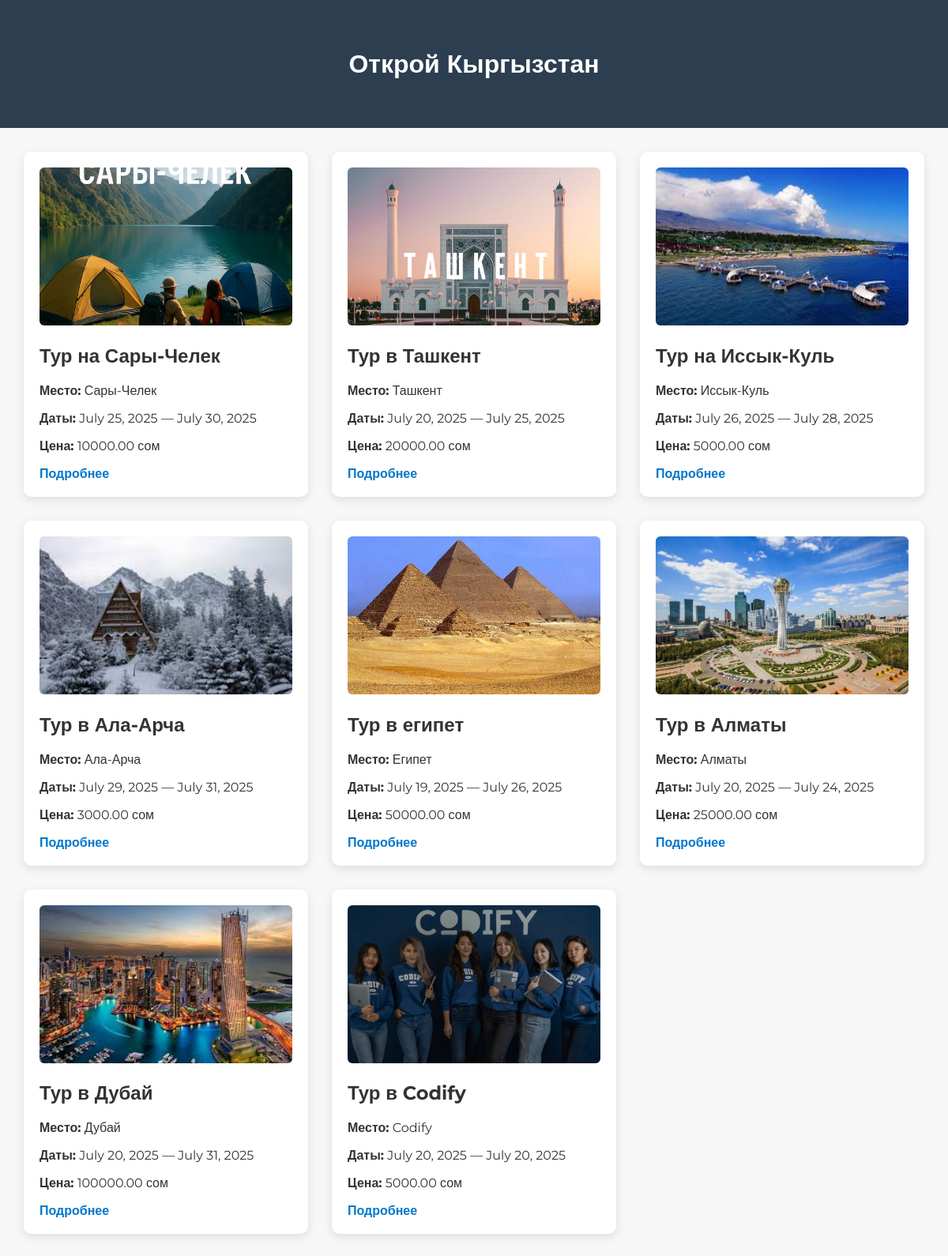
The page / on the database its author committed.
### tourism/models.py (models this page shows, shortened)
class Tour(models.Model):
    title = models.CharField(max_length=200)
    description = models.TextField()
    location = models.CharField(max_length=100)
    start_date = models.DateField()
    end_date = models.DateField()
    price = models.DecimalField(max_digits=8, decimal_places=2)
    image = models.ImageField(upload_to='tours/, blank=True')

### tourism/views.py (the view)
# urls.py: path('', views.home, name='home'),
def home(request):
    tours = Tour.objects.all()
    return render(request, 'tourism/home.html', {'tours': tours})

### base/templates/tourism/home.html (shortened to what this page needs)
{% load static %}
<!DOCTYPE html>
<html lang="ru">
<head>
  <link rel="stylesheet" href="{% static 'css/style.css' %}">
</head>
<body>
<header>
  <h1>Открой Кыргызстан</h1>
</header>
<main>
  <section class="tour-list">
    {% for tour in tours %}
    <div class="tour-card">
      {% if tour.image %}
      <img src="{{ tour.image.url }}" alt="{{ tour.title }}">
      {% endif %}
      <h2>{{ tour.title }}</h2>
      <p><strong>Место:</strong> {{ tour.location }}</p>
      <p><strong>Даты:</strong> {{ tour.start_date }} — {{ tour.end_date }}</p>
      <p><strong>Цена:</strong> {{ tour.price }} сом</p>
      <a href="{% url 'tour_detail' tour.pk %}">Подробнее</a>
    </div>
    {% endfor %}
  </section>
</main>
</body>
</html>

### base/static/css/style.css (style rules this page uses)
body { font-family: 'Montserrat', sans-serif; background-color: #f7f7f7; color: #333; margin: 0; }
header { background-color: #2c3e50; color: #fff; padding: 40px; text-align: center; }
main { padding: 30px; }
.tour-list { display: grid; grid-template-columns: repeat(auto-fit, minmax(300px, 1fr)); gap: 30px; }
.tour-card { background-color: white; border-radius: 10px; box-shadow: 0 4px 12px rgba(0,0,0,0.1); padding: 20px; overflow: hidden; }
.tour-card img { width: 100%; height: 200px; object-fit: cover; border-radius: 6px; }
a { color: #0077cc; font-weight: bold; text-decoration: none; }

### rows shown on the page
Tour: image (picture), title "Тур на Сары-Челек", location "Сары-Челек", start_date "July 25, 2025", end_date "July 30, 2025", price "10000.00"
Tour: image (picture), title "Тур в Ташкент", location "Ташкент", start_date "July 20, 2025", end_date "July 25, 2025", price "20000.00"
Tour: image (picture), title "Тур на Иссык-Куль", location "Иссык-Куль", start_date "July 26, 2025", end_date "July 28, 2025", price "5000.00"
Tour: image (picture), title "Тур в Ала-Арча", location "Ала-Арча", start_date "July 29, 2025", end_date "July 31, 2025", price "3000.00"
Tour: image (picture), title "Тур в египет", location "Египет", start_date "July 19, 2025", end_date "July 26, 2025", price "50000.00"
Tour: image (picture), title "Тур в Алматы", location "Алматы", start_date "July 20, 2025", end_date "July 24, 2025", price "25000.00"
Tour: image (picture), title "Тур в Дубай", location "Дубай", start_date "July 20, 2025", end_date "July 31, 2025", price "100000.00"
Tour: image (picture), title "Тур в Codify", location "Codify", start_date "July 20, 2025", end_date "July 20, 2025", price "5000.00"
